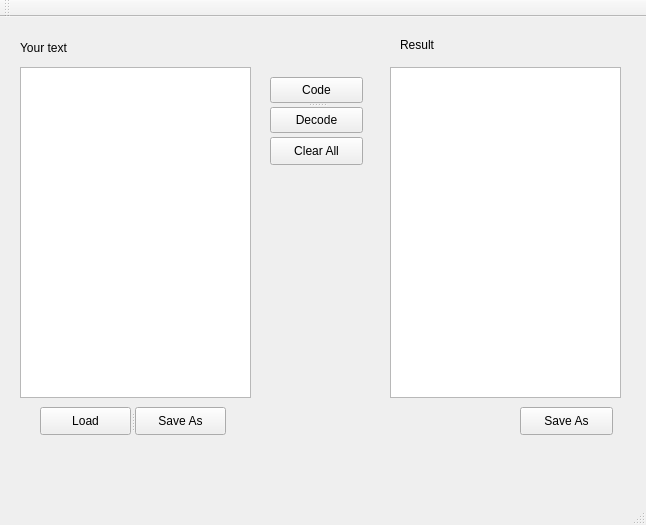
<?xml version="1.0" encoding="UTF-8"?>
<ui version="4.0">
 <class>MainWindow</class>
 <widget class="QMainWindow" name="MainWindow">
  <property name="geometry">
   <rect>
    <x>0</x>
    <y>0</y>
    <width>646</width>
    <height>525</height>
   </rect>
  </property>
  <property name="windowTitle">
   <string>MainWindow</string>
  </property>
  <widget class="QWidget" name="centralWidget">
   <widget class="QLabel" name="yourTextLabel">
    <property name="geometry">
     <rect>
      <x>20</x>
      <y>20</y>
      <width>91</width>
      <height>21</height>
     </rect>
    </property>
    <property name="text">
     <string>Your text</string>
    </property>
   </widget>
   <widget class="QTextEdit" name="yourTextTextEdit">
    <property name="geometry">
     <rect>
      <x>20</x>
      <y>50</y>
      <width>231</width>
      <height>331</height>
     </rect>
    </property>
   </widget>
   <widget class="QTextEdit" name="resultTextEdit">
    <property name="geometry">
     <rect>
      <x>390</x>
      <y>50</y>
      <width>231</width>
      <height>331</height>
     </rect>
    </property>
    <property name="readOnly">
     <bool>true</bool>
    </property>
   </widget>
   <widget class="QPushButton" name="saveResBtn">
    <property name="geometry">
     <rect>
      <x>520</x>
      <y>390</y>
      <width>93</width>
      <height>28</height>
     </rect>
    </property>
    <property name="text">
     <string>Save As</string>
    </property>
   </widget>
   <widget class="QLabel" name="label">
    <property name="geometry">
     <rect>
      <x>400</x>
      <y>20</y>
      <width>55</width>
      <height>16</height>
     </rect>
    </property>
    <property name="text">
     <string>Result</string>
    </property>
   </widget>
   <widget class="QSplitter" name="splitter">
    <property name="geometry">
     <rect>
      <x>270</x>
      <y>60</y>
      <width>93</width>
      <height>56</height>
     </rect>
    </property>
    <property name="orientation">
     <enum>Qt::Vertical</enum>
    </property>
    <widget class="QPushButton" name="codeBtn">
     <property name="text">
      <string>Code</string>
     </property>
    </widget>
    <widget class="QPushButton" name="decodeBtn">
     <property name="text">
      <string>Decode</string>
     </property>
    </widget>
   </widget>
   <widget class="QSplitter" name="splitter_2">
    <property name="geometry">
     <rect>
      <x>40</x>
      <y>390</y>
      <width>186</width>
      <height>28</height>
     </rect>
    </property>
    <property name="orientation">
     <enum>Qt::Horizontal</enum>
    </property>
    <widget class="QPushButton" name="loadBtn">
     <property name="text">
      <string>Load</string>
     </property>
    </widget>
    <widget class="QPushButton" name="saveInitTextBtn">
     <property name="text">
      <string>Save As</string>
     </property>
    </widget>
   </widget>
   <widget class="QPushButton" name="clearAllBtn">
    <property name="geometry">
     <rect>
      <x>270</x>
      <y>120</y>
      <width>93</width>
      <height>28</height>
     </rect>
    </property>
    <property name="text">
     <string>Clear All</string>
    </property>
   </widget>
  </widget>
  <widget class="QMenuBar" name="menuBar">
   <property name="geometry">
    <rect>
     <x>0</x>
     <y>0</y>
     <width>646</width>
     <height>26</height>
    </rect>
   </property>
  </widget>
  <widget class="QToolBar" name="mainToolBar">
   <attribute name="toolBarArea">
    <enum>TopToolBarArea</enum>
   </attribute>
   <attribute name="toolBarBreak">
    <bool>false</bool>
   </attribute>
  </widget>
  <widget class="QStatusBar" name="statusBar"/>
 </widget>
 <layoutdefault spacing="6" margin="11"/>
 <resources/>
 <connections/>
</ui>
